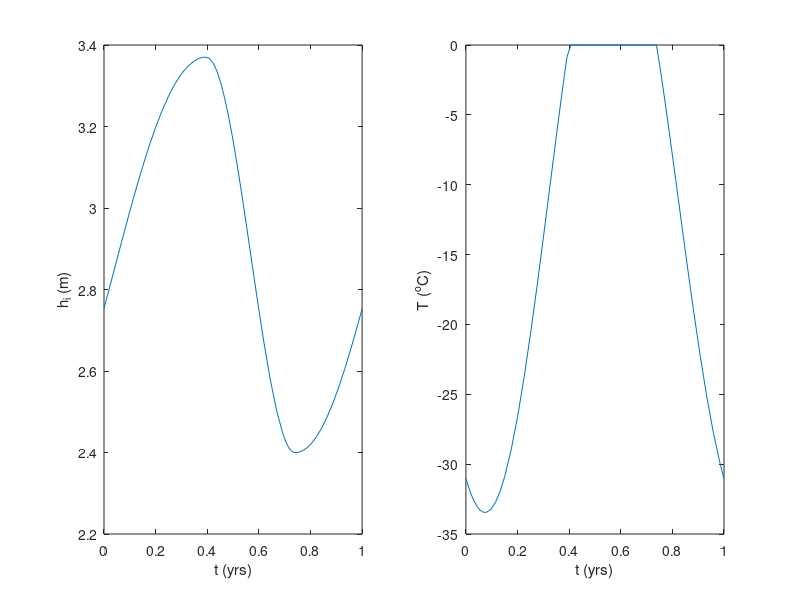

Reproduce this figure in MATLAB.
% Dimensional version of the sea ice toy model at
%   http://eisenman.ucsd.edu/code/sea_ice_model_E12.m
%
% Reference:
%   Ian Eisenman, 2012. Factors controlling the bifurcation structure of
%   sea ice retreat. J Geophys Res 117, D01111. 
%
% Ian Eisenman (eisenman@ucsd.edu), 2020

a_bar = 0.56;   % coalbedo averaged between ice and ocean
delta_a = 0.48; % difference in coalbedo between ice and ocean
h_alpha = 0.5;	% smoothness of albedo transition (m)
B = 2.83;       % dependence of net surface flux on surface temperature (W/m^2/K)
Fb = 0;         % upward heat flux into bottom
Sm = 100;       % downward shortwave annual-mean (W/m^2)
Sa = 150;       % downward shortwave seasonal amplitude (W/m^2)
Lm = 70;        % reference longwave annual-mean (W/m^2)
La = 41;        % reference longwave seasonal amplitude (W/m^2)
P = 1;          % forcing period (yrs)
phi = 0.15;     % time between summer solstice and peak of longwave forcing (yrs)
coHo = 6.3;     % heat capacity of ocean mixed layer (W/m^2 yr/K) (equivalent to 2e8 J/m^2/K)
Li = 9.5;       % sea ice latent heat of fusion (W/m^3 yr) (equivalent to 3e8 J/m^3)
zeta = 0.7;     % sea ice thermodynamic scale thickness zeta=ki/B (m)
E0=-26.16;      % initial condition

A = @(t,E)( (a_bar + delta_a/2 * tanh(E/(Li*h_alpha)) ).*( Sm - Sa.*cos(2*pi*t/P) ) ...
    - (Lm +La.*cos(2*pi*(t/P-phi/P)) ) ); % E12 eq. (4)
T = @(t,E)( E/coHo.*(E>=0) + A(t,E)/B.*(1-zeta.*Li./E).^(-1).*(E<0).*(A(t,E)<0) ); % E12 eq. (6) with hi=-E/Li from E12 eq. (1)
dEdt = @(t,E)( A(t,E) - B*T(t,E) + Fb ); % E12 eqs. (2)-(3)

[t, E] = ode45(dEdt,[0 1],E0,odeset('RelTol',1e-5,'AbsTol',1e-6));
hi=0-E/Li.*(E<0); % E12 eq. (1)

subplot(1,2,1)
plot(t,hi), ylabel('h_i (m)'), xlabel('t (yrs)')
subplot(1,2,2)
plot(t,T(t,E)), ylabel('T (^oC)'), xlabel('t (yrs)')
